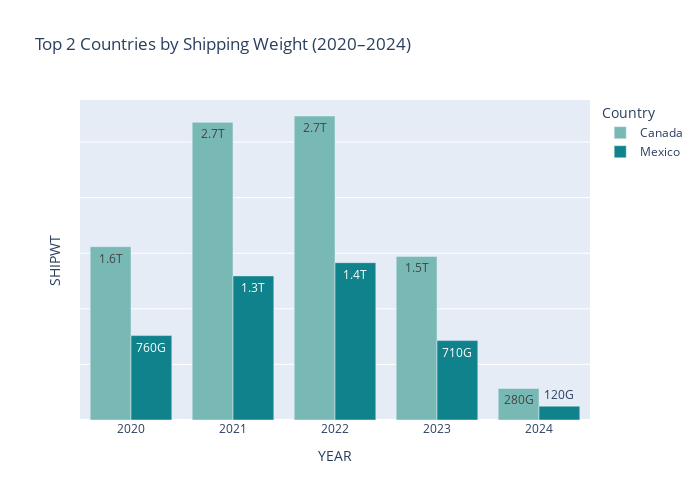

The notebook cell saved with this chart:
### Code cell
custom_colors = {
    "Canada": "#78B9B5",
    "Mexico": "#0F828C",
    "China": "#B2CD9C",
    "Germany": "#F0F2BD",
    "Japan": "#FFE1E0",
}

fig1 = px.bar(
    top_countries_by_shipwt,
    x = "YEAR",
    y = "SHIPWT",
    color = "COUNTRY",
    barmode = "group",
    title = "Top 2 Countries by Shipping Weight (2020–2024)",
    text = "SHIPWT",
    color_discrete_map = custom_colors
)
fig1.update_layout(
    legend_title_text = "Country", 
    height = 500,
    width = 700,
    yaxis = dict(
        showticklabels = False)
)

fig1.update_traces(texttemplate = "%{text:.2s}")

fig1.write_image("Graphs/C_Value.png", width = 700, height = 500, scale = 2)

fig1.show()

### Figure 1 — Plotly figure (JSON) as saved in the notebook; plotly's stock layout.template omitted (floating-point values rounded to 4 significant figures)
{"data": [{"alignmentgroup": "True", "hovertemplate": "COUNTRY=Canada<br>YEAR=%{x}<br>SHIPWT=%{text}<extra></extra>", "legendgroup": "Canada", "marker": {"color": "#78B9B5", "pattern": {"shape": ""}}, "name": "Canada", "offsetgroup": "Canada", "orientation": "v", "showlegend": true, "text": [1559000000000.0, 2677000000000.0, 2734000000000.0, 1471000000000.0, 284100000000.0], "textposition": "auto", "texttemplate": "%{text:.2s}", "type": "bar", "x": [2020, 2021, 2022, 2023, 2024], "xaxis": "x", "y": [1558562776858, 2677226861627, 2734152973441, 1470648861669, 284106132770], "yaxis": "y"}, {"alignmentgroup": "True", "hovertemplate": "COUNTRY=Mexico<br>YEAR=%{x}<br>SHIPWT=%{text}<extra></extra>", "legendgroup": "Mexico", "marker": {"color": "#0F828C", "pattern": {"shape": ""}}, "name": "Mexico", "offsetgroup": "Mexico", "orientation": "v", "showlegend": true, "text": [759200000000.0, 1296000000000.0, 1415000000000.0, 714100000000.0, 124700000000.0], "textposition": "auto", "texttemplate": "%{text:.2s}", "type": "bar", "x": [2020, 2021, 2022, 2023, 2024], "xaxis": "x", "y": [759229931325, 1296216316058, 1414899875247, 714110687646, 124698190963], "yaxis": "y"}], "layout": {"barmode": "group", "height": 500, "legend": {"title": {"text": "Country"}, "tracegroupgap": 0}, "title": {"text": "Top 2 Countries by Shipping Weight (2020–2024)"}, "width": 700, "xaxis": {"anchor": "y", "domain": [0, 1], "title": {"text": "YEAR"}}, "yaxis": {"anchor": "x", "domain": [0, 1], "showticklabels": false, "title": {"text": "SHIPWT"}}}}
